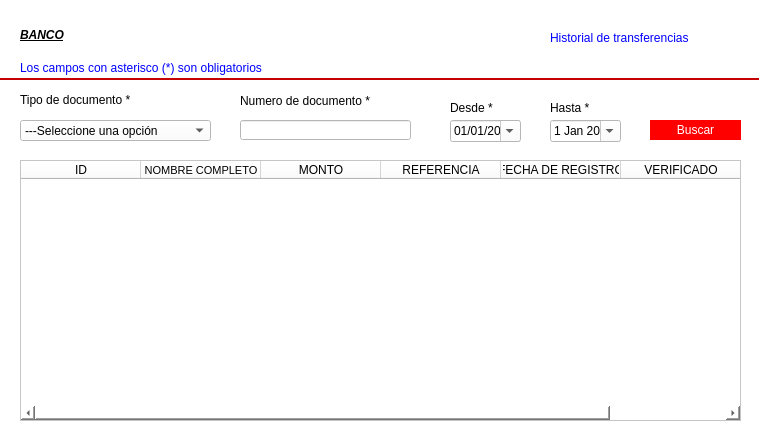
<?xml version="1.0" encoding="UTF-8"?>
<ui version="4.0">
 <class>Dialog</class>
 <widget class="QDialog" name="Dialog">
  <property name="windowModality">
   <enum>Qt::ApplicationModal</enum>
  </property>
  <property name="geometry">
   <rect>
    <x>0</x>
    <y>0</y>
    <width>759</width>
    <height>446</height>
   </rect>
  </property>
  <property name="windowTitle">
   <string>Historial de Transacciones</string>
  </property>
  <property name="styleSheet">
   <string notr="true">background-color: rgb(255, 255, 255);</string>
  </property>
  <widget class="QLabel" name="label">
   <property name="geometry">
    <rect>
     <x>20</x>
     <y>0</y>
     <width>191</width>
     <height>71</height>
    </rect>
   </property>
   <property name="styleSheet">
    <string notr="true">
font: 20pt &quot;MS Shell Dlg 2&quot;;</string>
   </property>
   <property name="text">
    <string>&lt;html&gt;&lt;head/&gt;&lt;body&gt;&lt;p&gt;&lt;span style=&quot; font-weight:600; font-style:italic; text-decoration: underline;&quot;&gt;BANCO&lt;/span&gt;&lt;/p&gt;&lt;/body&gt;&lt;/html&gt;</string>
   </property>
   <property name="scaledContents">
    <bool>true</bool>
   </property>
  </widget>
  <widget class="QLabel" name="label_3">
   <property name="geometry">
    <rect>
     <x>550</x>
     <y>30</y>
     <width>211</width>
     <height>16</height>
    </rect>
   </property>
   <property name="styleSheet">
    <string notr="true">color: rgb(0, 0, 255);
font: 25 12pt &quot;Microsoft JhengHei&quot;;





</string>
   </property>
   <property name="text">
    <string>Historial de transferencias</string>
   </property>
  </widget>
  <widget class="QLabel" name="label_4">
   <property name="geometry">
    <rect>
     <x>20</x>
     <y>90</y>
     <width>151</width>
     <height>20</height>
    </rect>
   </property>
   <property name="styleSheet">
    <string notr="true">
font: 8pt &quot;MS Shell Dlg 2&quot;;</string>
   </property>
   <property name="text">
    <string>Tipo de documento *</string>
   </property>
  </widget>
  <widget class="QComboBox" name="cbTipo">
   <property name="geometry">
    <rect>
     <x>20</x>
     <y>120</y>
     <width>191</width>
     <height>21</height>
    </rect>
   </property>
   <property name="styleSheet">
    <string notr="true">font: 8pt &quot;MS Shell Dlg 2&quot;;</string>
   </property>
   <item>
    <property name="text">
     <string>---Seleccione una opción</string>
    </property>
   </item>
   <item>
    <property name="text">
     <string>DNI - Documento nacional de identidad</string>
    </property>
   </item>
   <item>
    <property name="text">
     <string>PSS - Pasaporte</string>
    </property>
   </item>
   <item>
    <property name="text">
     <string>VISA</string>
    </property>
   </item>
  </widget>
  <widget class="QLabel" name="label_2">
   <property name="geometry">
    <rect>
     <x>240</x>
     <y>90</y>
     <width>151</width>
     <height>21</height>
    </rect>
   </property>
   <property name="styleSheet">
    <string notr="true">
font: 8pt &quot;MS Shell Dlg 2&quot;;</string>
   </property>
   <property name="text">
    <string>Numero de documento *</string>
   </property>
  </widget>
  <widget class="QLineEdit" name="txtDocumento">
   <property name="geometry">
    <rect>
     <x>240</x>
     <y>120</y>
     <width>171</width>
     <height>20</height>
    </rect>
   </property>
   <property name="styleSheet">
    <string notr="true">font: 9pt &quot;MS Shell Dlg 2&quot;;</string>
   </property>
  </widget>
  <widget class="QPushButton" name="btnBuscar">
   <property name="geometry">
    <rect>
     <x>650</x>
     <y>120</y>
     <width>91</width>
     <height>20</height>
    </rect>
   </property>
   <property name="cursor">
    <cursorShape>PointingHandCursor</cursorShape>
   </property>
   <property name="mouseTracking">
    <bool>true</bool>
   </property>
   <property name="styleSheet">
    <string notr="true">font: 75 12pt &quot;MS Shell Dlg 2&quot;;
background-color: rgb(255, 0, 0);
color: rgb(255, 255, 255);
border-radius: 150px

</string>
   </property>
   <property name="text">
    <string>Buscar</string>
   </property>
  </widget>
  <widget class="QFrame" name="frame">
   <property name="geometry">
    <rect>
     <x>0</x>
     <y>78</y>
     <width>761</width>
     <height>2</height>
    </rect>
   </property>
   <property name="maximumSize">
    <size>
     <width>16777215</width>
     <height>2</height>
    </size>
   </property>
   <property name="styleSheet">
    <string notr="true">background-color: rgb(255, 0, 0);</string>
   </property>
   <property name="frameShape">
    <enum>QFrame::StyledPanel</enum>
   </property>
   <property name="frameShadow">
    <enum>QFrame::Raised</enum>
   </property>
  </widget>
  <widget class="QLabel" name="label_14">
   <property name="geometry">
    <rect>
     <x>20</x>
     <y>60</y>
     <width>251</width>
     <height>16</height>
    </rect>
   </property>
   <property name="styleSheet">
    <string notr="true">color: rgb(0, 0, 255);</string>
   </property>
   <property name="text">
    <string>Los campos con asterisco (*) son obligatorios</string>
   </property>
  </widget>
  <widget class="QLabel" name="label_5">
   <property name="geometry">
    <rect>
     <x>450</x>
     <y>100</y>
     <width>71</width>
     <height>16</height>
    </rect>
   </property>
   <property name="text">
    <string>Desde *</string>
   </property>
  </widget>
  <widget class="QDateEdit" name="txtFechaHasta">
   <property name="geometry">
    <rect>
     <x>550</x>
     <y>120</y>
     <width>71</width>
     <height>22</height>
    </rect>
   </property>
   <property name="calendarPopup">
    <bool>true</bool>
   </property>
  </widget>
  <widget class="QLabel" name="label_6">
   <property name="geometry">
    <rect>
     <x>550</x>
     <y>100</y>
     <width>71</width>
     <height>16</height>
    </rect>
   </property>
   <property name="text">
    <string>Hasta *</string>
   </property>
  </widget>
  <widget class="QTableWidget" name="tablaHistorial">
   <property name="geometry">
    <rect>
     <x>20</x>
     <y>160</y>
     <width>721</width>
     <height>261</height>
    </rect>
   </property>
   <attribute name="horizontalHeaderDefaultSectionSize">
    <number>120</number>
   </attribute>
   <column>
    <property name="text">
     <string>ID</string>
    </property>
   </column>
   <column>
    <property name="text">
     <string>NOMBRE COMPLETO</string>
    </property>
    <property name="font">
     <font>
      <pointsize>8</pointsize>
     </font>
    </property>
   </column>
   <column>
    <property name="text">
     <string>MONTO</string>
    </property>
   </column>
   <column>
    <property name="text">
     <string>REFERENCIA</string>
    </property>
   </column>
   <column>
    <property name="text">
     <string>FECHA DE REGISTRO</string>
    </property>
   </column>
   <column>
    <property name="text">
     <string>VERIFICADO</string>
    </property>
   </column>
  </widget>
  <widget class="QDateEdit" name="txtFechaDesde">
   <property name="geometry">
    <rect>
     <x>450</x>
     <y>120</y>
     <width>71</width>
     <height>22</height>
    </rect>
   </property>
   <property name="displayFormat">
    <string>dd/MM/yyyy</string>
   </property>
   <property name="calendarPopup">
    <bool>true</bool>
   </property>
  </widget>
 </widget>
 <resources/>
 <connections/>
</ui>
